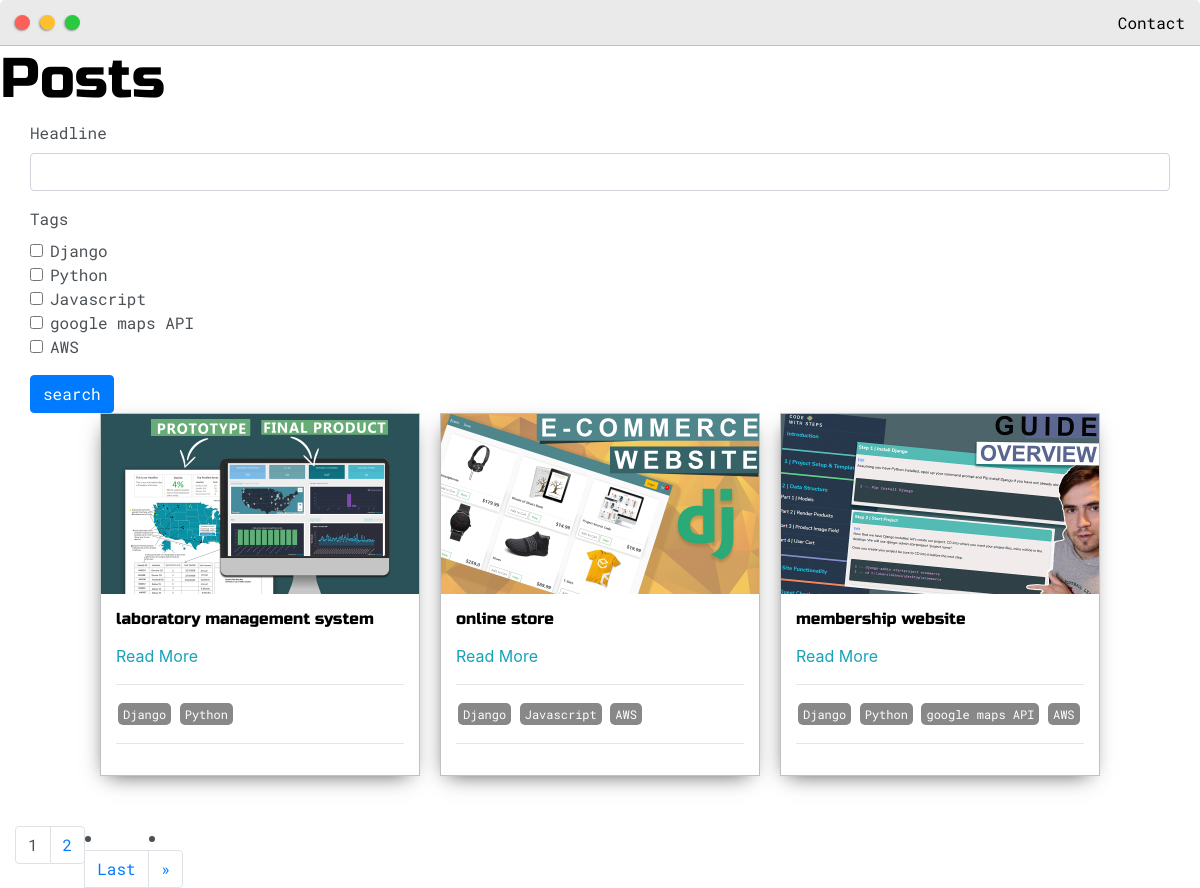
/posts/, run on the app's committed database.
### base/models.py (models this page shows, shortened)
class Post(models.Model):
    headline = models.CharField(max_length=200)
    subheading = models.CharField(max_length=200, null=True,blank=True)
    thumbnail = models.ImageField(null=True, blank=True, upload_to="images", default = "placeholder.png")
    body = RichTextUploadingField(blank=True, null=True)
    created = models.DateTimeField(auto_now_add=True)
    active = models.BooleanField(default=False)
    featured = models.BooleanField(default=False)
    slug = models.SlugField(null=True, blank=True)
    tags = models.ManyToManyField(Tag, null=True)

class Tag(models.Model):
    name = models.CharField(max_length=200)
    def __str__(self):
        return self.name

### base/views.py (the view)
# urls.py: path('posts/',views.posts, name='posts'),
def posts(request):
    posts = Post.objects.filter(active=True)
    myFilter = PostFilter(request.GET, queryset=posts)
    posts = myFilter.qs
    page = request.GET.get('page')
    paginator = Paginator(posts, 3)
    try:
        posts = paginator.page(page)
    except PageNotAnInteger:
        posts = paginator.page(1)
    except EmptyPage:
        posts = paginator.page(paginator.num_pages())
    context = {'posts':posts, 'myFilter':myFilter}
    return render(request, 'base/posts.html', context)

### base/templates/base/posts.html (shortened to what this page needs)
{% extends 'base/main.html' %}
{% load static %}
{% load crispy_forms_tags%}
{% block content %}
<div>
    <h1>Posts</h1>
    <div class="main-container">
        <form id="searchForm" method="GET">
            {{myFilter.form|crispy}}
            <input class="btn btn-primary" type="submit" name="" value="search">
        </form>
        <div class="post-wrapper">
            {% for post in posts %}
            <div class="post">
                <img class="thumbnail" src="{{post.thumbnail.url}}">
                <div class="post-preview">
                    <h6 class="post-title">{{post.headline}}</h6>
                    <a href="{% url 'post' post.slug %}">Read More</a>
                    <hr>
                    {% for tag in post.tags.all %}
                        <span id="tag">{{tag}}</span>
                    {% endfor %}
                    <hr>
                </div>
            </div>
            {% empty %}
            <p> no post found...</p>
            {% endfor %}
        </div>
        <div class="row">
            {% if posts.has_other_pages %}
                <ul class="pagination">
                    {% for i in posts.paginator.page_range %}
                        {% if posts.number == i %}
                            <li class="page-item"><a class="active page-link">{{i}}</a></li>
                        {% else %}
                            <li class="page-item"><a data-page="{{i}}" href="?page={{i}}" class="page-link">{{i}}</a></li>
                        {% endif %}
                    {% endfor %}
                </ul>
            {% endif %}
            {% if posts.has_next %}
                <li class="page-item"><a data-page="{{posts.paginator.num_pages}}" href="?page={{posts.paginator.num_pages}}" class="page-link">Last</a></li>
                <li class="page-item"><a data-page="{{posts.next_page_number}}" href="?page={{posts.next_page_number}}" class="page-link">&raquo</a></li>
            {% endif %}
        </div>
    </div>
</div>
{% endblock content %}

### base/templates/base/main.html (shortened to what this page needs)
<!DOCTYPE html>
{% load static %}
<html lang="en">
<head>
    <link rel="stylesheet" href="https://stackpath.bootstrapcdn.com/bootstrap/4.4.1/css/bootstrap.min.css">
	<link rel="stylesheet" type="text/css" href="{% static 'css/default.css' %}">
	<link id="theme-style" rel="stylesheet" type="text/css" href="">
</head>
<body>
    {% include 'base/navbar.html' %}
    {% block content %}{% endblock content %}
</body>
</html>

### base/templates/base/navbar.html (shortened to what this page needs)
<div class="nav-wrapper">
    <a href={%url 'home' %}>
        <div class="dots-wrapper">
            <div id="dot-1" class="browser-dot"></div>
            <div id="dot-2" class="browser-dot"></div>
            <div id="dot-3" class="browser-dot"></div>
        </div>
    <ul id="navigation">
        <li><a href="{% url 'home' %}#contact">Contact</a></li>
    </ul>
</div>

### dennisivy/static/css/default.css (style rules this page uses)
:root { --mainColor:#eaeaea; --secondaryColor:#fff; --borderColor:#c1c1c1; --mainText:black; --secondaryText:#4b5156; --themeDotBorder:#24292e; --previewBg:rgb(251, 249, 243, 0.8); --previewShadow:#f0ead6; --buttonColor:black; }
html, body { padding: 0; margin: 0; scroll-behavior: smooth; }
body * { transition: 0.3s; }
h1, h2, h3, h4, h5, h6, strong { color: var(--mainText); font-family: 'Russo One', sans-serif; font-weight: 500; }
p, li, span, label, input, textarea { color: var(--secondaryText); font-family: 'Roboto Mono', monospace; }
a { text-decoration: none; color:#17a2b8; }
ul { list-style: none; }
h1 { font-size: 56px; }
h6 { font-size: 16px; }
.main-container { width: 1200px; margin: 0 auto; }
.nav-wrapper { border-radius:5px 5px 0 0; grid-area:nav-wrapper; border-bottom: 1px solid var(--borderColor); display: flex; justify-content: space-between; align-items: center; background-color: var(--mainColor); }
#navigation a { color:var(--mainText); }
#navigation { margin:0; padding: 10px; }
#navigation li { display: inline-block; margin-right: 5px; margin-left:5px; }
.dots-wrapper { display: flex; padding: 10px; }
#dot-1 { background-color: #FC6058; }
#dot-2 { background-color: #FEC02F; }
#dot-3 { background-color: #2ACA3E; }
.browser-dot { background-color: black; height: 15px; width: 15px; border-radius: 50%; margin: 5px; -webkit-box-shadow: -1px 1px 3px -1px rgba(0,0,0,0.75); -moz-box-shadow: -1px 1px 3px -1px rgba(0,0,0,0.75); box-shadow: -1px 1px 3px -1px rgba(0,0,0,0.75); }
.post-wrapper { display: grid; grid-template-columns: repeat(auto-fit, 320px); gap:20px; justify-content: center; padding-bottom: 50px; }
.post { border:1px solid var(--borderColor); -webkit-box-shadow: -2px 7px 21px -9px rgba(0,0,0,0.75); -moz-box-shadow: -2px 7px 21px -9px rgba(0,0,0,0.75); box-shadow: -2px 7px 21px -9px rgba(0,0,0,0.75); }
.thumbnail { display: block; width: 100%; height:180px; object-fit: cover; }
.post-preview { background-color: #fff; padding:15px; }
.post-title { color:black; margin: 0; }
@media screen and (max-width: 1200px) { .main-container { width: 95%; } }
#tag { display: inline-block; color: #fff; background-color: #888; border-radius: 5px; margin: 2px; padding: 2px 5px; font-size: 12px; }

### data on the page
Post: thumbnail (picture), headline "laboratory management system"
Tag: name "Django"
Tag: name "Python"
Post: thumbnail (picture), headline "online store"
Tag: name "Javascript"
Tag: name "AWS"
Post: thumbnail (picture), headline "membership website"
Tag: name "google maps API"

### other printed values
{{ i }} "1"
{{ i }} "2"
